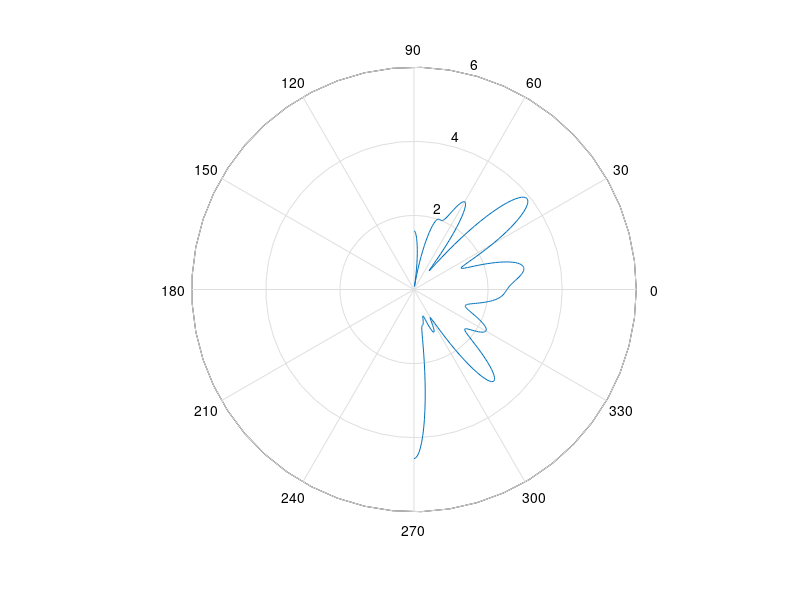
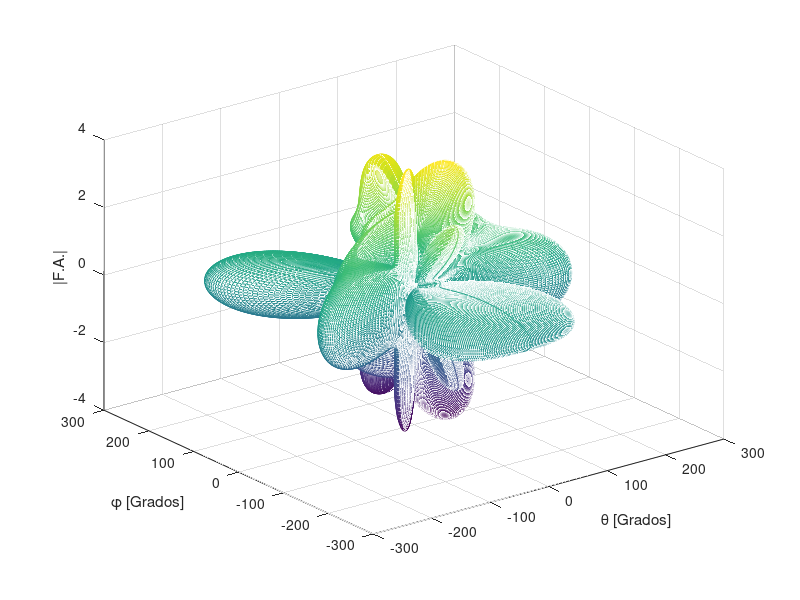
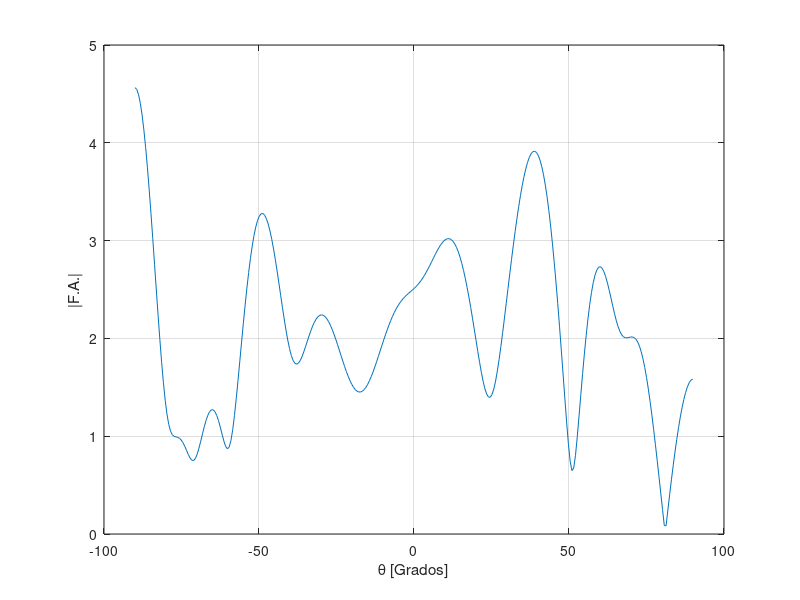

Here is the MATLAB script that generated these plots, in order:
clear;
clc;
close all;

theta_0 = 45*pi/180;
phi_0 = 0;
lambda=1;
a = lambda; % radio del arreglo en fracciones de lambda
N = 5; % numero de elementos del arreglo
n = 0:1:(N-1);
phi_n = ((2*pi/N)*n); % posicion de cada antena en el arreglo

% -------------------------------------------------------------------------

theta = -pi/2:1/100:1*pi/2;
phi = 0:1/50:2*pi;
sum = 0;
for cont = 1:N
    sum = sum + exp((j*2*pi*a)*(sin(theta).*cos(phi-phi_n(cont)) - sin(theta_0)*cos(phi_0-phi_n(cont))));
end
fa = abs(sum);
figure(1)
%plot(theta*180/pi,fa);
polar(theta,fa);
grid on;
xlabel('\theta [Grados]')
ylabel('|F.A.|')

% -------------------------------------------------------------------------

[xx yy] = meshgrid(theta,phi);
sum = 0;
for cont = 1:N
    sum = sum + exp((j*2*pi*a)*(sin(xx).*cos(yy-phi_n(cont)) - sin(theta_0)*cos(phi_0-phi_n(cont))));
end

fa = abs(sum);
[X,Y,Z] = sph2cart(xx,yy,fa);

figure(2)
%plot(theta,fa)
mesh(X*180/pi,Y*180/pi,Z)
%mesh(xx*180/pi,yy*180/pi,fa);
xlabel('\theta [Grados]')
ylabel('\phi [Grados]')
zlabel('|F.A.|')

% -------------------------------------------------------------------------

theta = (-pi/2):1/100:(pi/2);
% theta = 0:1/50:2*pi;
phi = 0:1/50:2*pi;
sum = 0;
for cont = 1:N
    sum = sum + exp((j*2*pi*a)*(sin(theta).*cos(phi-phi_n(cont)) - sin(theta_0)*cos(phi_0-phi_n(cont))));
end

fa = abs(sum);
figure(3)
plot(theta*180/pi,fa);
% polar(theta,fa);
grid on;
xlabel('\theta [Grados]')
ylabel('|F.A.|')
